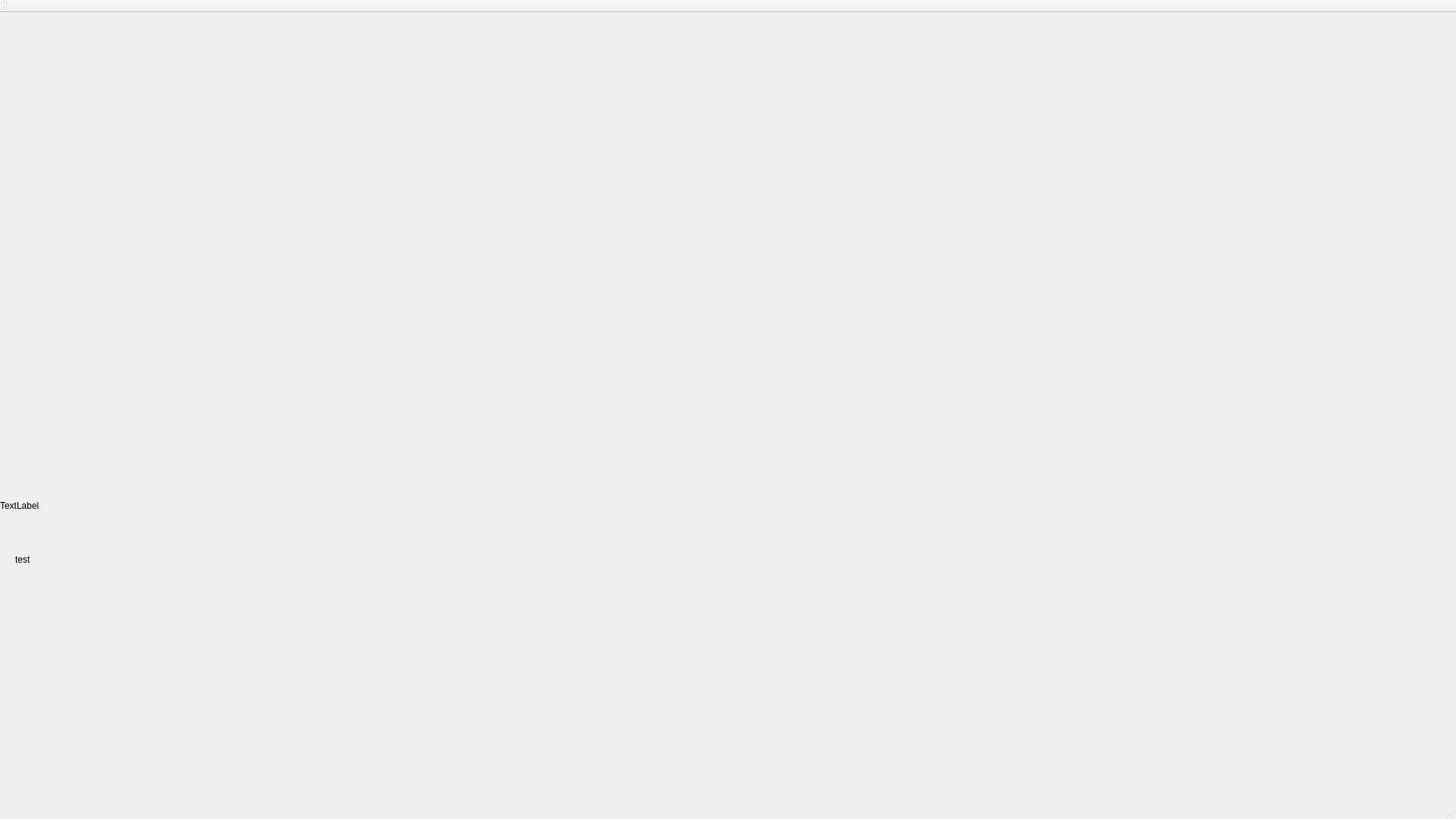
<?xml version="1.0" encoding="UTF-8"?>
<ui version="4.0">
 <class>MainWindow</class>
 <widget class="QMainWindow" name="MainWindow">
  <property name="geometry">
   <rect>
    <x>0</x>
    <y>0</y>
    <width>1920</width>
    <height>1080</height>
   </rect>
  </property>
  <property name="windowTitle">
   <string>MainWindow</string>
  </property>
  <widget class="QWidget" name="centralWidget">
   <widget class="QLabel" name="label">
    <property name="geometry">
     <rect>
      <x>0</x>
      <y>0</y>
      <width>1920</width>
      <height>1300</height>
     </rect>
    </property>
    <property name="text">
     <string>TextLabel</string>
    </property>
   </widget>
   <widget class="QLabel" name="LabelTest">
    <property name="geometry">
     <rect>
      <x>20</x>
      <y>700</y>
      <width>81</width>
      <height>41</height>
     </rect>
    </property>
    <property name="text">
     <string>test</string>
    </property>
   </widget>
  </widget>
  <widget class="QMenuBar" name="menuBar">
   <property name="geometry">
    <rect>
     <x>0</x>
     <y>0</y>
     <width>1920</width>
     <height>31</height>
    </rect>
   </property>
  </widget>
  <widget class="QToolBar" name="mainToolBar">
   <attribute name="toolBarArea">
    <enum>TopToolBarArea</enum>
   </attribute>
   <attribute name="toolBarBreak">
    <bool>false</bool>
   </attribute>
  </widget>
  <widget class="QStatusBar" name="statusBar"/>
 </widget>
 <layoutdefault spacing="6" margin="11"/>
 <resources/>
 <connections/>
</ui>
